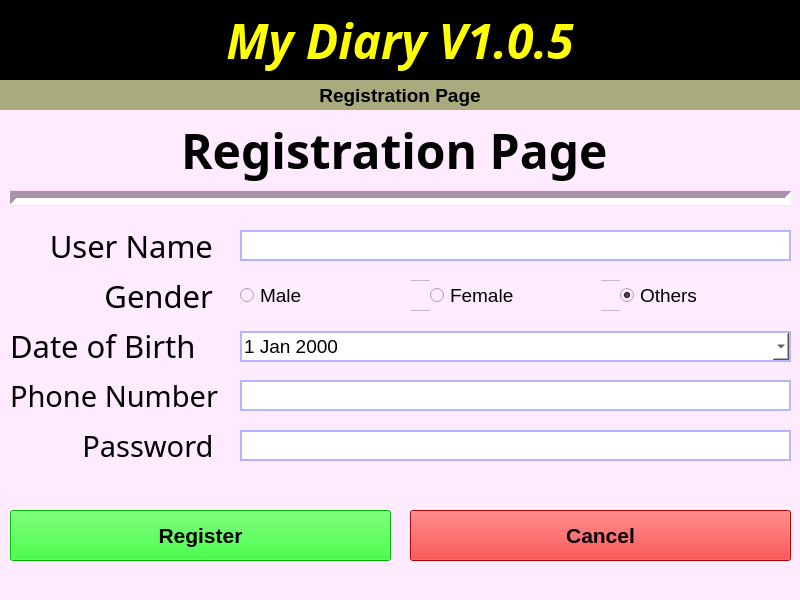
<?xml version="1.0" encoding="UTF-8"?>
<ui version="4.0">
 <class>MainWindow</class>
 <widget class="QMainWindow" name="MainWindow">
  <property name="geometry">
   <rect>
    <x>0</x>
    <y>0</y>
    <width>800</width>
    <height>600</height>
   </rect>
  </property>
  <property name="minimumSize">
   <size>
    <width>800</width>
    <height>600</height>
   </size>
  </property>
  <property name="maximumSize">
   <size>
    <width>800</width>
    <height>600</height>
   </size>
  </property>
  <property name="windowTitle">
   <string>MainWindow</string>
  </property>
  <property name="styleSheet">
   <string notr="true">background-color: rgb(255, 235, 255);</string>
  </property>
  <widget class="QWidget" name="centralwidget">
   <widget class="QLabel" name="label_2">
    <property name="geometry">
     <rect>
      <x>0</x>
      <y>80</y>
      <width>800</width>
      <height>30</height>
     </rect>
    </property>
    <property name="font">
     <font>
      <pointsize>14</pointsize>
      <weight>75</weight>
      <bold>true</bold>
     </font>
    </property>
    <property name="styleSheet">
     <string notr="true">background-color: rgb(170, 170, 127);</string>
    </property>
    <property name="text">
     <string>Registration Page</string>
    </property>
    <property name="alignment">
     <set>Qt::AlignCenter</set>
    </property>
   </widget>
   <widget class="QLabel" name="label">
    <property name="geometry">
     <rect>
      <x>0</x>
      <y>0</y>
      <width>800</width>
      <height>80</height>
     </rect>
    </property>
    <property name="font">
     <font>
      <family>Segoe UI Semibold</family>
      <pointsize>36</pointsize>
      <weight>75</weight>
      <italic>true</italic>
      <bold>true</bold>
     </font>
    </property>
    <property name="styleSheet">
     <string notr="true">color: rgb(255, 255, 0);
background-color: rgb(0, 0, 0);</string>
    </property>
    <property name="text">
     <string>My Diary V1.0.5</string>
    </property>
    <property name="alignment">
     <set>Qt::AlignCenter</set>
    </property>
   </widget>
   <widget class="Line" name="line">
    <property name="geometry">
     <rect>
      <x>10</x>
      <y>190</y>
      <width>781</width>
      <height>16</height>
     </rect>
    </property>
    <property name="font">
     <font>
      <pointsize>14</pointsize>
      <weight>75</weight>
      <bold>true</bold>
     </font>
    </property>
    <property name="styleSheet">
     <string notr="true">background-color: rgb(253, 220, 255);</string>
    </property>
    <property name="lineWidth">
     <number>7</number>
    </property>
    <property name="orientation">
     <enum>Qt::Horizontal</enum>
    </property>
   </widget>
   <widget class="QLabel" name="label_3">
    <property name="geometry">
     <rect>
      <x>10</x>
      <y>110</y>
      <width>781</width>
      <height>80</height>
     </rect>
    </property>
    <property name="sizePolicy">
     <sizepolicy hsizetype="Preferred" vsizetype="Preferred">
      <horstretch>0</horstretch>
      <verstretch>2</verstretch>
     </sizepolicy>
    </property>
    <property name="sizeIncrement">
     <size>
      <width>0</width>
      <height>0</height>
     </size>
    </property>
    <property name="font">
     <font>
      <family>Segoe Script</family>
      <pointsize>36</pointsize>
      <weight>75</weight>
      <bold>true</bold>
     </font>
    </property>
    <property name="styleSheet">
     <string notr="true">background-color: rgba(255, 255, 255,0);</string>
    </property>
    <property name="text">
     <string>Registration Page </string>
    </property>
    <property name="alignment">
     <set>Qt::AlignCenter</set>
    </property>
   </widget>
   <widget class="QLineEdit" name="lineEdit">
    <property name="geometry">
     <rect>
      <x>240</x>
      <y>230</y>
      <width>551</width>
      <height>31</height>
     </rect>
    </property>
    <property name="font">
     <font>
      <pointsize>14</pointsize>
     </font>
    </property>
    <property name="styleSheet">
     <string notr="true">background-color: rgb(255, 255, 255);
border: 2px solid;
border-color: rgb(180, 180, 255);
</string>
    </property>
   </widget>
   <widget class="QLabel" name="label_4">
    <property name="geometry">
     <rect>
      <x>10</x>
      <y>230</y>
      <width>211</width>
      <height>31</height>
     </rect>
    </property>
    <property name="font">
     <font>
      <family>MV Boli</family>
      <pointsize>23</pointsize>
     </font>
    </property>
    <property name="styleSheet">
     <string notr="true">background-color: rgba(255, 255, 255,0);</string>
    </property>
    <property name="text">
     <string>User Name </string>
    </property>
    <property name="alignment">
     <set>Qt::AlignRight|Qt::AlignTrailing|Qt::AlignVCenter</set>
    </property>
   </widget>
   <widget class="QFrame" name="frame">
    <property name="geometry">
     <rect>
      <x>240</x>
      <y>280</y>
      <width>551</width>
      <height>31</height>
     </rect>
    </property>
    <property name="frameShape">
     <enum>QFrame::StyledPanel</enum>
    </property>
    <property name="frameShadow">
     <enum>QFrame::Raised</enum>
    </property>
    <widget class="QRadioButton" name="radioButton">
     <property name="geometry">
      <rect>
       <x>0</x>
       <y>0</y>
       <width>171</width>
       <height>31</height>
      </rect>
     </property>
     <property name="font">
      <font>
       <pointsize>14</pointsize>
       <weight>50</weight>
       <bold>false</bold>
      </font>
     </property>
     <property name="styleSheet">
      <string notr="true"/>
     </property>
     <property name="text">
      <string>Male</string>
     </property>
     <property name="iconSize">
      <size>
       <width>32</width>
       <height>32</height>
      </size>
     </property>
    </widget>
    <widget class="QRadioButton" name="radioButton_2">
     <property name="geometry">
      <rect>
       <x>190</x>
       <y>0</y>
       <width>171</width>
       <height>31</height>
      </rect>
     </property>
     <property name="font">
      <font>
       <pointsize>14</pointsize>
      </font>
     </property>
     <property name="text">
      <string>Female</string>
     </property>
    </widget>
    <widget class="QRadioButton" name="radioButton_3">
     <property name="geometry">
      <rect>
       <x>380</x>
       <y>0</y>
       <width>171</width>
       <height>31</height>
      </rect>
     </property>
     <property name="font">
      <font>
       <pointsize>14</pointsize>
      </font>
     </property>
     <property name="text">
      <string>Others</string>
     </property>
     <property name="checked">
      <bool>true</bool>
     </property>
    </widget>
   </widget>
   <widget class="QLabel" name="label_5">
    <property name="geometry">
     <rect>
      <x>10</x>
      <y>280</y>
      <width>211</width>
      <height>31</height>
     </rect>
    </property>
    <property name="font">
     <font>
      <family>MV Boli</family>
      <pointsize>23</pointsize>
     </font>
    </property>
    <property name="styleSheet">
     <string notr="true">background-color: rgba(255, 255, 255,0);</string>
    </property>
    <property name="text">
     <string>Gender </string>
    </property>
    <property name="alignment">
     <set>Qt::AlignRight|Qt::AlignTrailing|Qt::AlignVCenter</set>
    </property>
   </widget>
   <widget class="QDateEdit" name="dateEdit">
    <property name="geometry">
     <rect>
      <x>240</x>
      <y>331</y>
      <width>551</width>
      <height>31</height>
     </rect>
    </property>
    <property name="font">
     <font>
      <pointsize>14</pointsize>
     </font>
    </property>
    <property name="styleSheet">
     <string notr="true">background-color: rgb(255, 255, 255);
border: 2px solid;
border-color: rgb(180, 180, 255);</string>
    </property>
    <property name="calendarPopup">
     <bool>true</bool>
    </property>
   </widget>
   <widget class="QLabel" name="label_6">
    <property name="geometry">
     <rect>
      <x>10</x>
      <y>330</y>
      <width>211</width>
      <height>31</height>
     </rect>
    </property>
    <property name="font">
     <font>
      <family>MV Boli</family>
      <pointsize>23</pointsize>
     </font>
    </property>
    <property name="styleSheet">
     <string notr="true">background-color: rgba(255, 255, 255,0);</string>
    </property>
    <property name="text">
     <string>Date of Birth </string>
    </property>
   </widget>
   <widget class="QLineEdit" name="lineEdit_5">
    <property name="geometry">
     <rect>
      <x>240</x>
      <y>430</y>
      <width>551</width>
      <height>31</height>
     </rect>
    </property>
    <property name="font">
     <font>
      <pointsize>14</pointsize>
     </font>
    </property>
    <property name="styleSheet">
     <string notr="true">background-color: rgb(255, 255, 255);
border: 2px solid;
border-color: rgb(180, 180, 255);
</string>
    </property>
    <property name="echoMode">
     <enum>QLineEdit::Password</enum>
    </property>
   </widget>
   <widget class="QLineEdit" name="lineEdit_4">
    <property name="geometry">
     <rect>
      <x>240</x>
      <y>380</y>
      <width>551</width>
      <height>31</height>
     </rect>
    </property>
    <property name="font">
     <font>
      <pointsize>14</pointsize>
     </font>
    </property>
    <property name="styleSheet">
     <string notr="true">background-color: rgb(255, 255, 255);
border: 2px solid;
border-color: rgb(180, 180, 255);
</string>
    </property>
   </widget>
   <widget class="QLabel" name="label_7">
    <property name="geometry">
     <rect>
      <x>10</x>
      <y>380</y>
      <width>211</width>
      <height>31</height>
     </rect>
    </property>
    <property name="font">
     <font>
      <family>MV Boli</family>
      <pointsize>22</pointsize>
     </font>
    </property>
    <property name="styleSheet">
     <string notr="true">background-color: rgba(255, 255, 255,0);</string>
    </property>
    <property name="text">
     <string>Phone Number </string>
    </property>
   </widget>
   <widget class="QLabel" name="label_8">
    <property name="geometry">
     <rect>
      <x>10</x>
      <y>430</y>
      <width>211</width>
      <height>31</height>
     </rect>
    </property>
    <property name="font">
     <font>
      <family>MV Boli</family>
      <pointsize>22</pointsize>
     </font>
    </property>
    <property name="styleSheet">
     <string notr="true">background-color: rgba(255, 255, 255,0);</string>
    </property>
    <property name="text">
     <string>Password </string>
    </property>
    <property name="alignment">
     <set>Qt::AlignRight|Qt::AlignTrailing|Qt::AlignVCenter</set>
    </property>
   </widget>
   <widget class="QPushButton" name="pushButton_2">
    <property name="geometry">
     <rect>
      <x>410</x>
      <y>510</y>
      <width>381</width>
      <height>51</height>
     </rect>
    </property>
    <property name="font">
     <font>
      <pointsize>16</pointsize>
      <weight>75</weight>
      <bold>true</bold>
     </font>
    </property>
    <property name="styleSheet">
     <string notr="true">background-color: rgb(255, 0, 0);</string>
    </property>
    <property name="text">
     <string>Cancel</string>
    </property>
   </widget>
   <widget class="QPushButton" name="pushButton">
    <property name="geometry">
     <rect>
      <x>10</x>
      <y>510</y>
      <width>381</width>
      <height>51</height>
     </rect>
    </property>
    <property name="font">
     <font>
      <pointsize>16</pointsize>
      <weight>75</weight>
      <bold>true</bold>
     </font>
    </property>
    <property name="styleSheet">
     <string notr="true">background-color: rgb(0, 255, 0);</string>
    </property>
    <property name="text">
     <string>Register</string>
    </property>
   </widget>
  </widget>
 </widget>
 <resources/>
 <connections/>
</ui>
